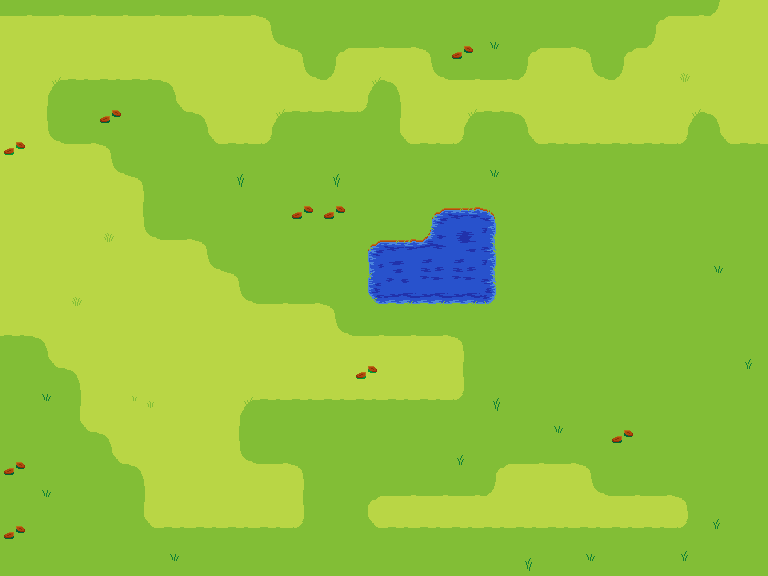

This is a level from a 2D game, rendered from its Tiled map with the project's own tilesets. A one-line summary and the map file follow, with tile-layer data summarised:
An orthogonal 24x18 tile map with 32x32 px tiles, 2 tile layers (Lower, Cliff), 2 tilesets and 77 objects (32x L1: Ice, 27x L1: ProjectilePassible, 17x L1: Water, ShootOnSight).

<map version="1.0" orientation="orthogonal" renderorder="right-down" width="24" height="18" tilewidth="32" tileheight="32" nextobjectid="9">
 <properties>
  <property name="LeftMap" value="anotherField" />
  <property name="Name" value="field" />
    <property name="DeadMap" value="Spirit_field" />
  <property name="RightMap" value="default" />
  <property name="TopMap" value="aboveField" />
 </properties>
 <tileset firstgid="1" name="Snow" tilewidth="32" tileheight="32" tilecount="256" columns="16">
  <image source="../Tilesets/Snow.png" width="512" height="512" />
  <terraintypes>
   <terrain name="Snow" tile="-1" />
   <terrain name="Ice" tile="-1" />
   <terrain name="Dead Grass" tile="-1" />
   <terrain name="Cliff" tile="-1" />
   <terrain name="Air" tile="-1" />
   <terrain name="Grass" tile="-1" />
   <terrain name="Water" tile="-1" />
  </terraintypes>
  <tile id="0" terrain="0,0,0,0" />
  <tile id="1" terrain="0,0,0,0" />
  <tile id="2" terrain="0,0,0,0" />
  <tile id="16" terrain="0,0,0,1">
   <objectgroup draworder="index">
    <object id="1" type="L1: Ice" x="15.6364" y="32">
     <polygon points="0,0 4.74174,-11.5289 16.3636,-16.3636 16.3636,0" />
    </object>
   </objectgroup>
  </tile>
  <tile id="17" terrain="0,0,1,1">
   <objectgroup draworder="index">
    <object id="1" type="L1: Ice" x="0" y="16" width="32" height="16" />
   </objectgroup>
  </tile>
  <tile id="18" terrain="0,0,1,0">
   <objectgroup draworder="index">
    <object id="1" type="L1: Ice" x="0" y="32">
     <polygon points="0,0 0,-16.7273 11.5,-11.8802 16.7273,0" />
    </object>
   </objectgroup>
  </tile>
  <tile id="19" terrain="0,0,0,1">
   <objectgroup draworder="index">
    <object id="1" type="L1: Ice" x="15.6364" y="32">
     <polygon points="0,0 2.51033,-14.1322 16.3636,-16.3636 16.3636,0" />
    </object>
   </objectgroup>
  </tile>
  <tile id="20" terrain="0,0,1,1">
   <objectgroup draworder="index">
    <object id="1" type="L1: Ice" x="0" y="16" width="32" height="16" />
   </objectgroup>
  </tile>
  <tile id="21" terrain="0,0,1,0">
   <objectgroup draworder="index">
    <object id="1" type="L1: Ice" x="0" y="32">
     <polygon points="0,0 0,-16.3636 13.5744,-13.2955 16.3636,0" />
    </object>
   </objectgroup>
  </tile>
  <tile id="32" terrain="0,1,0,1">
   <objectgroup draworder="index">
    <object id="1" type="L1: Ice" x="16" y="0" width="16" height="32" />
   </objectgroup>
  </tile>
  <tile id="33" terrain="1,1,1,1" probability="0.1">
   <objectgroup draworder="index">
    <object id="1" type="L1: Ice" x="0" y="0" width="32" height="32" />
   </objectgroup>
  </tile>
  <tile id="34" terrain="1,0,1,0">
   <objectgroup draworder="index">
    <object id="1" type="L1: Ice" x="0" y="0" width="16" height="32" />
   </objectgroup>
  </tile>
  <tile id="35" terrain="0,1,0,1">
   <objectgroup draworder="index">
    <object id="1" type="L1: Ice" x="16" y="0" width="16" height="32" />
   </objectgroup>
  </tile>
  <tile id="36" terrain="1,1,1,1">
   <objectgroup draworder="index">
    <object id="1" type="L1: Ice" x="0" y="0" width="32" height="32" />
   </objectgroup>
  </tile>
  <tile id="37" terrain="1,0,1,0">
   <objectgroup draworder="index">
    <object id="1" type="L1: Ice" x="0" y="0" width="16" height="32" />
   </objectgroup>
  </tile>
  <tile id="48" terrain="0,1,0,0">
   <objectgroup draworder="index">
    <object id="1" type="L1: Ice" x="16.5455" y="0">
     <polygon points="0,0 15.4545,0 15.4545,15.4545 1.49277,13.9618" />
    </object>
   </objectgroup>
  </tile>
  <tile id="49" terrain="1,1,0,0">
   <objectgroup draworder="index">
    <object id="1" type="L1: Ice" x="0" y="0" width="32" height="16" />
   </objectgroup>
  </tile>
  <tile id="50" terrain="1,0,0,0">
   <objectgroup draworder="index">
    <object id="2" type="L1: Ice" x="0" y="0">
     <polygon points="0,0 14.9091,0 13.9959,13.7541 0,14.9091" />
    </object>
   </objectgroup>
  </tile>
  <tile id="51" terrain="0,1,0,0">
   <objectgroup draworder="index">
    <object id="1" type="L1: Ice" x="15.8182" y="0">
     <polygon points="0,0 16.1818,0 16.1818,16.1818 0,16.1818" />
    </object>
   </objectgroup>
  </tile>
  <tile id="52" terrain="1,1,0,0">
   <objectgroup draworder="index">
    <object id="1" type="L1: Ice" x="0" y="0" width="32" height="16" />
   </objectgroup>
  </tile>
  <tile id="53" terrain="1,0,0,0">
   <objectgroup draworder="index">
    <object id="1" type="L1: Ice" x="0" y="0">
     <polygon points="0,0 16,0 14.1818,14.2727 0,16" />
    </object>
   </objectgroup>
  </tile>
  <tile id="56" terrain="4,4,4,0">
   <objectgroup draworder="index">
    <object id="1" type="L1: ProjectilePassible" x="11.0909" y="32.3636">
     <polygon points="0,0 3.63636,-18.1818 22.5455,-20.5455 22.3636,-16.5455 9.27273,-12.5455 6.18182,0.727273" />
    </object>
   </objectgroup>
  </tile>
  <tile id="57" terrain="4,4,0,0">
   <objectgroup draworder="index">
    <object id="1" type="L1: ProjectilePassible" x="-1.81818" y="9.81818" width="34.9091" height="8.18182" />
   </objectgroup>
  </tile>
  <tile id="58" terrain="4,4,0,4">
   <objectgroup draworder="index">
    <object id="1" type="L1: ProjectilePassible" x="-0.909091" y="11.2727">
     <polygon points="0,0 15.2727,6.54545 22.9091,22.9091 16.5455,22 12,11.2727 -1.09091,6.54545" />
    </object>
   </objectgroup>
  </tile>
  <tile id="59" terrain="3,3,3,0">
   <objectgroup draworder="index">
    <object id="1" type="L1: ProjectilePassible" x="0" y="32">
     <polygon points="0,0 0,-32 32,-32 32.9091,-15.6364 19.4545,-12.3636 16.1818,0.545455" />
    </object>
   </objectgroup>
  </tile>
  <tile id="60" terrain="3,3,0,0">
   <objectgroup draworder="index">
    <object id="1" type="L1: ProjectilePassible" x="0" y="0" width="32" height="16" />
   </objectgroup>
  </tile>
  <tile id="61" terrain="3,3,0,3">
   <objectgroup draworder="index">
    <object id="1" type="L1: ProjectilePassible" x="0" y="0">
     <polygon points="0,0 32,0 32,32 15.0909,32.3636 9.09091,21.2727 -0.909091,16.3636" />
    </object>
   </objectgroup>
  </tile>
  <tile id="64" terrain="1,1,1,0">
   <objectgroup draworder="index">
    <object id="1" type="L1: Ice" x="0" y="0">
     <polygon points="0,0 0,32 16,32.1818 22.1818,19.6364 32.7273,15.2727 32,0" />
    </object>
   </objectgroup>
  </tile>
  <tile id="65" terrain="1,1,0,1">
   <objectgroup draworder="index">
    <object id="1" type="L1: Ice" x="0" y="0">
     <polygon points="0,0 32,0 32,32 17.2727,33.2727 11.8182,20.9091 -1.09091,15.2727" />
    </object>
   </objectgroup>
  </tile>
  <tile id="66" terrain="0,0,1,1" probability="0">
   <objectgroup draworder="index">
    <object id="1" type="L1: Ice" x="-1.45455" y="16.5455">
     <polygon points="0,0 6.72727,-3.63636 7.09091,-18 28.5455,-17.0909 29.8182,-2 34.7273,-0.181818 33.4545,15.4545 1.45455,15.4545" />
    </object>
   </objectgroup>
  </tile>
  <tile id="67" terrain="0,0,0,0" probability="0">
   <objectgroup draworder="index">
    <object id="1" type="L1: Ice" x="5.09091" y="-1.09091" width="21.4545" height="33.8182" />
   </objectgroup>
  </tile>
  <tile id="68" terrain="0,0,0,0" probability="0">
   <objectgroup draworder="index">
    <object id="1" type="L1: Ice" x="-0.727273" y="26.3636">
     <polygon points="0,0 3.27273,1.81818 4.54545,5.45455 28.3636,5.81818 22.3636,-17.2727 -0.545455,-23.2727" />
    </object>
   </objectgroup>
  </tile>
  <tile id="69" terrain="0,0,0,0" probability="0">
   <objectgroup draworder="index">
    <object id="1" type="L1: Ice" x="4.18182" y="31.8182">
     <polygon points="-0.545455,0.545455 5.09091,-21.6364 28.7273,-28.3636 28.3636,-4.90909 24.9091,-3.27273 22.7273,0.181818" />
    </object>
   </objectgroup>
  </tile>
  <tile id="72" terrain="4,0,4,0">
   <objectgroup draworder="index">
    <object id="1" type="L1: ProjectilePassible" x="10.3636" y="-1.81818" width="8.90909" height="34.1818" />
   </objectgroup>
  </tile>
  <tile id="73" terrain="0,0,0,0" probability="0.1" />
  <tile id="74" terrain="0,4,0,4">
   <objectgroup draworder="index">
    <object id="1" type="L1: ProjectilePassible" x="12.7273" y="-1.63636" width="8.54545" height="34.7273" />
   </objectgroup>
  </tile>
  <tile id="75" terrain="3,4,3,4">
   <objectgroup draworder="index">
    <object id="1" type="L1: ProjectilePassible" x="0" y="0" width="16" height="32" />
   </objectgroup>
  </tile>
  <tile id="76" terrain="0,0,0,0" probability="0.1" />
  <tile id="77" terrain="4,3,4,3">
   <objectgroup draworder="index">
    <object id="2" type="L1: ProjectilePassible" x="16" y="0" width="16" height="32" />
   </objectgroup>
  </tile>
  <tile id="78" terrain="0,0,0,4" />
  <tile id="79" terrain="0,0,4,0" />
  <tile id="80" terrain="1,0,1,1">
   <objectgroup draworder="index">
    <object id="1" type="L1: Ice" x="0" y="0">
     <polygon points="0,0 15.2727,-1.27273 20.1818,11.8182 33.4545,16.9091 32,32 0,32" />
    </object>
   </objectgroup>
  </tile>
  <tile id="81" terrain="0,1,1,1">
   <properties>
    <property name="PortalTo" value="default:" />
   </properties>
   <objectgroup draworder="index">
    <object id="1" type="L1: Ice" x="16.1818" y="-1.27273">
     <polygon points="0,0 15.8182,1.27273 15.8182,33.2727 -16.1818,33.2727 -17.0909,18.3636 -4.90909,12.5455" />
    </object>
   </objectgroup>
  </tile>
  <tile id="82" terrain="1,1,0,0" probability="0">
   <objectgroup draworder="index">
    <object id="1" type="L1: Ice" x="0" y="0">
     <polygon points="0,0 32,0 32.3636,16.5455 28,18.3636 27.8182,32.9091 4.18182,32.7273 3.09091,16.7273 -0.727273,14.9091" />
    </object>
   </objectgroup>
  </tile>
  <tile id="83" terrain="0,0,0,0" probability="0">
   <objectgroup draworder="index">
    <object id="2" type="L1: Ice" x="-2.72727" y="4" width="36.9091" height="23.0909" />
   </objectgroup>
  </tile>
  <tile id="84" terrain="0,0,0,0" probability="0">
   <objectgroup draworder="index">
    <object id="1" type="L1: Ice" x="-1.27273" y="4">
     <polygon points="0,0 4.36364,-1.27273 5.45455,-5.27273 29.0909,-5.63636 23.2727,18.3636 0.181818,23.4545" />
    </object>
   </objectgroup>
  </tile>
  <tile id="85" terrain="0,0,0,0" probability="0">
   <objectgroup draworder="index">
    <object id="1" type="L1: Ice" x="4.54545" y="-1.09091">
     <polygon points="0,0 6.18182,20.5455 28.5455,28.9091 28.3636,6 24.1818,4 21.6364,-0.545455" />
    </object>
   </objectgroup>
  </tile>
  <tile id="88" terrain="4,0,4,3">
   <objectgroup draworder="index">
    <object id="1" type="L1: ProjectilePassible" x="14.9091" y="32.9091">
     <polygon points="0,0 -2.72727,-34 2.90909,-33.0909 8,-25.2727 17.6364,-17.6364 18,0" />
    </object>
   </objectgroup>
  </tile>
  <tile id="89" terrain="0,0,3,3">
   <objectgroup draworder="index">
    <object id="1" type="L1: ProjectilePassible" x="0" y="16" width="32" height="16" />
   </objectgroup>
  </tile>
  <tile id="90" terrain="0,4,3,4">
   <objectgroup draworder="index">
    <object id="1" type="L1: ProjectilePassible" x="19.8182" y="-0.727273">
     <polygon points="0,0 -4,34.7273 -21.0909,34 -21.4545,16.1818 -7.45455,11.8182 -4.72727,-0.363636" />
    </object>
   </objectgroup>
  </tile>
  <tile id="91" terrain="0,0,0,3">
   <objectgroup draworder="index">
    <object id="1" type="L1: ProjectilePassible" x="14.7273" y="32.3636">
     <polygon points="0,0 4.54545,-13.2727 18,-18 17.2727,-0.363636" />
    </object>
   </objectgroup>
  </tile>
  <tile id="92" terrain="0,0,3,3">
   <objectgroup draworder="index">
    <object id="1" type="L1: ProjectilePassible" x="0" y="16" width="32" height="16" />
   </objectgroup>
  </tile>
  <tile id="93" terrain="0,0,3,0">
   <objectgroup draworder="index">
    <object id="1" type="L1: ProjectilePassible" x="-1.09091" y="14.9091">
     <polygon points="0,0 14.1818,3.45455 17.0909,17.6364 1.09091,17.0909" />
    </object>
   </objectgroup>
  </tile>
  <tile id="94" terrain="0,0,0,4" />
  <tile id="98" terrain="0,0,3,3" probability="0">
   <objectgroup draworder="index">
    <object id="1" type="L1: ProjectilePassible" x="0" y="16" width="32" height="16" />
    <object id="2" type="L1: Ice" x="4" y="-0.727273" width="23.6364" height="17.0909" />
   </objectgroup>
  </tile>
  <tile id="99" terrain="3,3,3,3" probability="0" />
  <tile id="104" terrain="4,3,4,3">
   <objectgroup draworder="index">
    <object id="1" type="L1: ProjectilePassible" x="16" y="0" width="16" height="32" />
   </objectgroup>
  </tile>
  <tile id="105" terrain="3,3,3,3" />
  <tile id="106" terrain="3,4,3,4">
   <objectgroup draworder="index">
    <object id="1" type="L1: ProjectilePassible" x="0" y="0" width="16" height="32" />
   </objectgroup>
  </tile>
  <tile id="107" terrain="0,3,0,0">
   <objectgroup draworder="index">
    <object id="1" type="L1: ProjectilePassible" x="32" y="0">
     <polygon points="0,0 0.545455,15.4545 -10.9091,12 -18,-0.727273" />
    </object>
   </objectgroup>
  </tile>
  <tile id="108" terrain="3,3,0,0">
   <objectgroup draworder="index">
    <object id="1" type="L1: ProjectilePassible" x="0" y="0" width="32" height="16" />
   </objectgroup>
  </tile>
  <tile id="109" terrain="3,0,0,0">
   <objectgroup draworder="index">
    <object id="1" type="L1: ProjectilePassible" x="16" y="-0.909091">
     <polygon points="0,0 -4,12 -17.6364,16.7273 -16,0.909091" />
    </object>
   </objectgroup>
  </tile>
  <tile id="110" terrain="0,4,0,0" />
  <tile id="111" terrain="0,0,4,0" />
  <tile id="114" terrain="3,3,3,3" probability="0" />
  <tile id="115" terrain="3,3,0,0" probability="0">
   <objectgroup draworder="index">
    <object id="2" type="L1: ProjectilePassible" x="0" y="0" width="32" height="16" />
    <object id="5" type="L1: Ice" x="3.81818" y="14.9091" width="23.6364" height="18" />
   </objectgroup>
  </tile>
  <tile id="120" terrain=",3,3,3">
   <objectgroup draworder="index">
    <object id="1" type="L1: ProjectilePassible" x="-1.81818" y="15.2727">
     <polygon points="0,0 14.3636,-2.54545 19.0909,-16.7273 33.8182,-15.2727 33.8182,16.7273 1.81818,16.7273" />
    </object>
   </objectgroup>
  </tile>
  <tile id="121" terrain="3,3,3,3" />
  <tile id="122" terrain="3,,3,3">
   <objectgroup draworder="index">
    <object id="1" type="L1: ProjectilePassible" x="15.2727" y="-1.45455">
     <polygon points="0,0 3.27273,13.4545 18.1818,16.9091 16.7273,33.4545 -15.2727,33.4545 -15.2727,1.45455" />
    </object>
   </objectgroup>
  </tile>
  <tile id="123" terrain="0,4,0,0">
   <objectgroup draworder="index">
    <object id="1" type="L1: ProjectilePassible" x="19.6364" y="-1.09091">
     <polygon points="0,0 3.27273,8.36364 13.2727,13.4545 12.7273,17.6364 -1.27273,13.0909 -7.09091,0.363636" />
    </object>
   </objectgroup>
  </tile>
  <tile id="124" terrain="4,0,0,0">
   <objectgroup draworder="index">
    <object id="1" type="L1: ProjectilePassible" x="18.9091" y="-1.27273">
     <polygon points="0,0 -5.63636,13.0909 -20.5455,20.1818 -20.5455,14 -11.0909,9.09091 -6.54545,-1.27273" />
    </object>
   </objectgroup>
  </tile>
  <tile id="125" terrain="0,4,0,0" />
  <tile id="126" terrain="4,0,0,0" />
  <tile id="127" terrain="4,0,0,0" />
  <tile id="128" terrain="0,0,0,2" />
  <tile id="129" terrain="0,0,2,2" />
  <tile id="130" terrain="0,0,2,0" />
  <tile id="131" terrain="2,2,2,5" />
  <tile id="132" terrain="2,2,5,5" />
  <tile id="133" terrain="2,2,5,2" />
  <tile id="134" terrain="6,6,6,5">
   <objectgroup draworder="index">
    <object id="1" name="Water" type="L1: Water" x="0" y="32">
     <polygon points="0,0 15.5455,0.727273 21.0909,-12.9091 32.6364,-18.5454 32,-32 0,-32" />
    </object>
   </objectgroup>
  </tile>
  <tile id="135" terrain="6,6,5,5">
   <objectgroup draworder="index">
    <object id="1" name="Water" type="L1: Water" x="0" y="0" width="32" height="16" />
   </objectgroup>
  </tile>
  <tile id="136" terrain="6,6,5,6">
   <objectgroup draworder="index">
    <object id="1" name="Water" type="L1: Water" x="-0.454545" y="15.5455">
     <polygon points="-0.545455,-0.636364 11.2727,5 17.5455,17.3636 32.4545,16.4545 32.4545,-15.5455 0.454545,-15.5455" />
    </object>
   </objectgroup>
  </tile>
  <tile id="144" terrain="0,2,0,2" />
  <tile id="145" terrain="2,2,2,2" />
  <tile id="146" terrain="2,0,2,0" />
  <tile id="147" terrain="2,5,2,5" />
  <tile id="148" terrain="5,5,5,5" />
  <tile id="149" terrain="5,2,5,2" />
  <tile id="150" terrain="6,5,6,5">
   <objectgroup draworder="index">
    <object id="1" name="Water" type="L1: Water" x="0" y="0" width="16" height="32" />
   </objectgroup>
  </tile>
  <tile id="151" terrain="5,5,5,5" />
  <tile id="152" terrain="5,6,5,6">
   <objectgroup draworder="index">
    <!-- 1 objects omitted --></objectgroup>
  </tile>
  <tile id="160" terrain="0,2,0,0" />
  <tile id="161" terrain="2,2,0,0" />
  <tile id="162" terrain="2,0,0,0" />
  <tile id="163" terrain="2,5,2,2" />
  <tile id="164" terrain="5,5,2,2" />
  <tile id="165" terrain="5,2,2,2" />
  <tile id="166" terrain="6,5,6,6">
   <objectgroup draworder="index">
    <!-- 1 objects omitted --></objectgroup>
  </tile>
  <tile id="167" terrain="5,5,6,6">
   <objectgroup draworder="index">
    <!-- 1 objects omitted --></objectgroup>
  </tile>
  <tile id="168" terrain="5,6,6,6">
   <objectgroup draworder="index">
    <!-- 1 objects omitted --></objectgroup>
  </tile>
  <tile id="176" terrain="2,2,2,0" />
  <tile id="177" terrain="2,2,0,2" />
  <tile id="178" terrain="2,2,2,2" probability="0.1" />
  <tile id="179" terrain="5,5,5,2" />
  <tile id="180" terrain="5,5,2,5" />
  <tile id="181" terrain="5,5,5,5" probability="0.1" />
  <tile id="182" terrain="5,5,5,6">
   <objectgroup draworder="index">
    <!-- 1 objects omitted --></objectgroup>
  </tile>
  <tile id="183" terrain="5,5,6,5">
   <objectgroup draworder="index">
    <!-- 1 objects omitted --></objectgroup>
  </tile>
  <tile id="184" terrain="6,6,6,6">
   <objectgroup draworder="index">
    <!-- 1 objects omitted --></objectgroup>
  </tile>
  <tile id="192" terrain="2,0,2,2" />
  <tile id="193" terrain="0,2,2,2" />
  <tile id="194" terrain="2,2,2,2" probability="0.1" />
  <tile id="195" terrain="5,2,5,5" />
  <tile id="196" terrain="2,5,5,5" />
  <tile id="197" terrain="5,5,5,5" probability="0.1" />
  <tile id="198" terrain="5,6,5,5">
   <objectgroup draworder="index">
    <!-- 1 objects omitted --></objectgroup>
  </tile>
  <tile id="199" terrain="6,5,5,5">
   <objectgroup draworder="index">
    <!-- 1 objects omitted --></objectgroup>
  </tile>
  <tile id="200" terrain="6,6,6,6">
   <objectgroup draworder="index">
    <!-- 1 objects omitted --></objectgroup>
  </tile>
  <tile id="208" terrain="2,2,2,2" probability="0.1" />
  <tile id="209" terrain="2,2,2,2" />
  <tile id="210" terrain="2,2,2,2" />
  <tile id="211" terrain="5,5,5,5" probability="0.1" />
  <tile id="212" terrain="5,5,5,5" probability="0.1" />
  <tile id="213" terrain="5,5,5,5" />
  <tile id="214" terrain="6,6,6,6">
   <objectgroup draworder="index">
    <!-- 1 objects omitted --></objectgroup>
  </tile>
  <tile id="215" terrain="6,6,6,6">
   <objectgroup draworder="index">
    <!-- 1 objects omitted --></objectgroup>
  </tile>
  <tile id="216" terrain="6,6,6,6">
   <objectgroup draworder="index">
    <!-- 1 objects omitted --></objectgroup>
  </tile>
 </tileset>
 <tileset firstgid="257" name="PlaceObjects" tilewidth="32" tileheight="32" tilecount="16" columns="4">
  <image source="../Tilesets/PlaceObjects.png" width="128" height="128" />
  <tile id="0">
   <properties>
    <property name="ObjectName" value="ShootOnSight" />
   </properties>
  </tile>
 </tileset>
 <layer name="Lower" width="24" height="18">
  <data>[432 cells, 432 non-empty, 37 distinct tile ids]</data>
 </layer>
 <layer name="Cliff" width="24" height="18">
  <data>[432 cells, 0 non-empty, 0 distinct tile ids]</data>
 </layer>
 <objectgroup name="Portals" offsetx="0" offsety="-1">
  <!-- 1 objects omitted --></objectgroup>
</map>
<!-- 14 of 77 objects omitted -->
